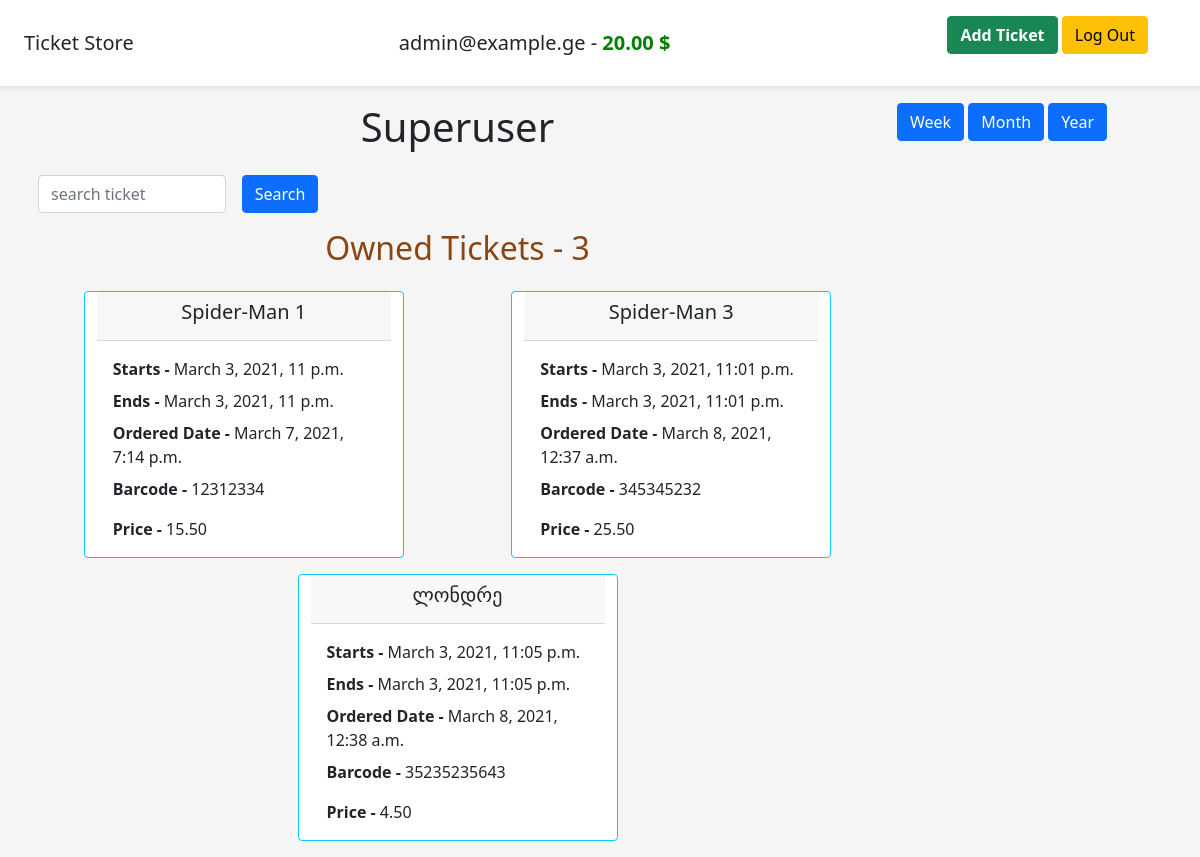
/profile/ (signed in), run on the app's committed database.
### user/models.py (models this page shows, shortened)
class User(AbstractUser):
    username = None
    email = models.EmailField(verbose_name='E-Mail', unique=True)
    balance = models.DecimalField(verbose_name="Balance", max_digits=8, decimal_places=2, default=0,
                                  help_text="In USD")
    mobile_phone = models.CharField(verbose_name='Mobile Phone', max_length=9, unique=True)
    objects = UserManager()
    USERNAME_FIELD = 'email'
    REQUIRED_FIELDS = []
    class Meta:
        verbose_name = 'User'
        verbose_name_plural = 'Users'

### ecommerce/models.py (models this page shows, shortened)
class Order(models.Model):
    price = models.DecimalField(verbose_name="Order Price", max_digits=6, decimal_places=2, default=0,
                                help_text='In USD')
    order_date = models.DateTimeField(verbose_name='Order Date', auto_now=True)
    ticket = models.OneToOneField(Ticket, on_delete=models.CASCADE, related_name='orders')
    user = models.ForeignKey(User, on_delete=models.CASCADE, related_name='orders')
    class Meta:
        verbose_name = 'Order'
        verbose_name_plural = 'Orders'

class Ticket(models.Model):
    name = models.CharField(verbose_name='Name', max_length=255)
    start_date = models.DateTimeField(verbose_name='Start Date')
    end_date = models.DateTimeField(verbose_name='End Date')
    barcode = models.CharField(verbose_name="Barcode", max_length=15, unique=True, default=0)
    class Meta:
        verbose_name = 'Ticket'
        verbose_name_plural = 'Tickets'

### ecommerce/views.py (the view)
# urls.py: path('profile/', profile, name='profile'),
def profile(request):
    orders = User.objects.get(id=request.user.id).orders.all()
    user = User.objects.get(id=request.user.id)
    user_balance = user.balance
    tickets_q = Q()
    q = request.GET.get('q')
    if q:
        tickets_q &= Q(ticket__name__contains=q)
    ticket_orders_info: Dict[str, Optional[Decimal]] = user.orders.all().aggregate(
        paid_last_year=Sum('price', filter=Q(order_date__gte=timezone.now() - timezone.timedelta(days=365))),
        bought_last_year=Count('id', filter=Q(order_date__gte=timezone.now() - timezone.timedelta(days=365))),
        paid_last_month=Sum('price', filter=Q(order_date__gte=timezone.now() - timezone.timedelta(weeks=4))),
        bought_last_month=Count('id', filter=Q(order_date__gte=timezone.now() - timezone.timedelta(weeks=4))),
        paid_last_week=Sum('price', filter=Q(order_date__gte=timezone.now() - timezone.timedelta(days=7))),
        bought_last_week=Count('id', filter=Q(order_date__gte=timezone.now() - timezone.timedelta(days=7)))
    )
    return render(request, 'pages/profile.html', {'orders': orders.filter(tickets_q),
                                                  'orders_count': orders.count(),
                                                  'user_balance': user_balance,
                                                  **ticket_orders_info})

### templates/pages/profile.html (shortened to what this page needs)
{% extends 'base.html' %}
{% block content %}
	<div class="container">
		<div class="row">
			<div class="col-9">
				<div class="mb-3 row text-center">
					{% if user.is_superuser %}
						<h1>Superuser</h1>
					{% endif %}
					<div class="row">
						<form class="row gx-3 gy-2 align-items-center" method="get" action=".">
							<div class="col-sm-3">
								<input type="text" class="form-control" id="search_ticket" name="q"
								       placeholder="search ticket"
								       value="{{ request.GET.q }}">
							</div>
							<div class="col-auto">
								<button type="submit" class="btn btn-primary">Search</button>
							</div>
						</form>
					</div>
					<h2 style="color: saddlebrown">Owned Tickets - {{ orders_count }}</h2>
				</div>
				{% for order in orders %}
					{% if forloop.counter0|divisibleby:3 %}
						<div class="row" style="justify-content: space-around">
					{% endif %}
				<div class="card border-info mb-3" style="max-width: 20rem;">
					<div class="card-header text-center"><h5>{{ order.ticket.name }}</h5></div>
					<div class="card-body">
						<p class="card-title"><strong>Starts - </strong>{{ order.ticket.start_date }}</p>
						<p class="card-title"><strong>Ends - </strong> {{ order.ticket.end_date }}</p>
						<p class="card-title"><strong>Ordered Date - </strong>{{ order.order_date }}</p>
						<p class="card-text"><strong>Barcode - </strong> {{ order.ticket.barcode }}</p>
						<p class="card-text"><strong>Price - </strong> {{ order.price }}</p>
					</div>
				</div>
				{% if forloop.counter|divisibleby:3 or forloop.last %}
					</div>
				{% endif %}
				{% endfor %}
			</div>
			<div class="col-3">
				<p>
					<button class="btn btn-primary" type="button" data-bs-toggle="collapse"
					        data-bs-target="#multiCollapseExample1" aria-expanded="false"
					        aria-controls="multiCollapseExample1">Week
					</button>
					<button class="btn btn-primary" type="button" data-bs-toggle="collapse"
					        data-bs-target="#multiCollapseExample2" aria-expanded="false"
					        aria-controls="multiCollapseExample2">Month
					</button>
					<button class="btn btn-primary" type="button" data-bs-toggle="collapse"
					        data-bs-target="#multiCollapseExample3" aria-expanded="false"
					        aria-controls="multiCollapseExample3">Year
					</button>
				</p>
			</div>
		</div>
	</div>
{% endblock %}

### templates/base.html (shortened to what this page needs)
<link href="https://cdn.jsdelivr.net/npm/bootstrap@5.0.0-beta2/dist/css/bootstrap.min.css" rel="stylesheet"
>
<header class="d-flex flex-column flex-md-row align-items-center p-3 px-md-4 mb-3 bg-body border-bottom shadow-sm">
	<p class="h5 my-0 me-md-auto fw-normal" onclick="window.location='{% url 'home' %}';" style="cursor: pointer">Ticket
		Store</p>
	{% if user.is_authenticated %}
		<p class="h5 my-0 me-md-auto fw-normal">{{ user.email }} - <strong style="color: green">{{ user_balance }}
			$</strong></p>
	{% endif %}
	<nav class="my-2 my-md-0 me-md-3">
		<div class="container">
			{% if user.is_authenticated %}
				<a class="btn btn-success" href="{% url 'add_ticket' %}" role="button"><strong>Add Ticket</strong></a>
				<a class="btn btn-warning" href="javascript:{document.getElementById('logout').submit()}" role="button">Log
					Out</a>
			{% else %}
				<a class="btn btn-outline-primary" href="{% url 'signup' %}">Sign up</a>
				<a class="btn btn-outline-warning" href="{% url 'login' %}">Login</a>
			{% endif %}
		</div>
	</nav>
</header>
<body style="background-color: whitesmoke">
{% block content %}
{% endblock %}
</body>

### data on the page
User: email "admin@example.ge", balance "20.00"
Order: ticket.name "Spider-Man 1", ticket.start_date "March 3, 2021, 11 p.m.", ticket.end_date "March 3, 2021, 11 p.m.", order_date "March 7, 2021, 7:14 p.m.", ticket.barcode "12312334", price "15.50"
Order: ticket.name "Spider-Man 3", ticket.start_date "March 3, 2021, 11:01 p.m.", ticket.end_date "March 3, 2021, 11:01 p.m.", order_date "March 8, 2021, 12:37 a.m.", ticket.barcode "345345232", price "25.50"
Order: ticket.name "ლონდრე", ticket.start_date "March 3, 2021, 11:05 p.m.", ticket.end_date "March 3, 2021, 11:05 p.m.", order_date "March 8, 2021, 12:38 a.m.", ticket.barcode "35235235643", price "4.50"

### other printed values
{{ orders_count }} "3"
